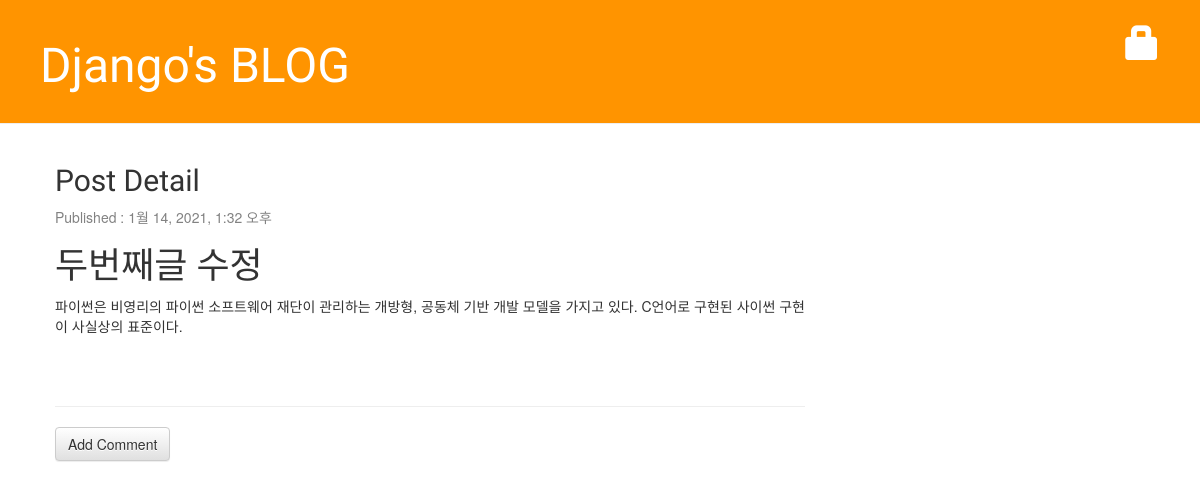
Screenshot of /post/2 with the database file from the repository.
### blog/models.py (models this page shows, shortened)
class Post(models.Model):
    author = models.ForeignKey('auth.User', on_delete=models.CASCADE)
    title = models.CharField(max_length=200, validators=[min_length_3_validator])
    text = models.TextField()
    created_date = models.DateTimeField(default=timezone.now)
    published_date = models.DateTimeField(blank=True, null=True)

### blog/views.py (the view)
# urls.py: path('post/<int:pk>', views.post_detail, name='post_detail'),
def post_detail(request, pk):
    post = get_object_or_404(Post, pk=pk)
    return render(request, 'blog/post_detail.html', {'post': post})

### blog/templates/blog/post_detail.html (shortened to what this page needs)
{% extends 'blog/base.html' %}
{% block content %}
<div class="post">
    <h2>Post Detail</h2>
    {% if post.published_date %}
    <div class="date">
        <p>Published : {{post.published_date}}</p>
    </div>
    {% endif %}
    <h1>{{post.title}}</h1>
    <p>{{post.text|linebreaksbr}}</p>
</div>
<hr>
<a href="{% url 'add_comment_to_post' pk=post.pk %}" class="btn btn-default">Add Comment</a>
{% endblock %}

### blog/static/css/blog.css (style rules this page uses)
h1, h2, h3, h4 { font-family: 'Lobster', cursive; }
.date { color: #828282; }
.post { margin-bottom: 70px; }

### rows the page displays
Post: published_date "1월 14, 2021, 1:32 오후", title "두번째글 수정", text "파이썬은 비영리의 파이썬 소프트웨어 재단이 관리하는 개방형, 공동체 기반 개발 모델을 가지고 있다. C언어로 구현된 사이썬 구현이 사실상의 표준이다."
